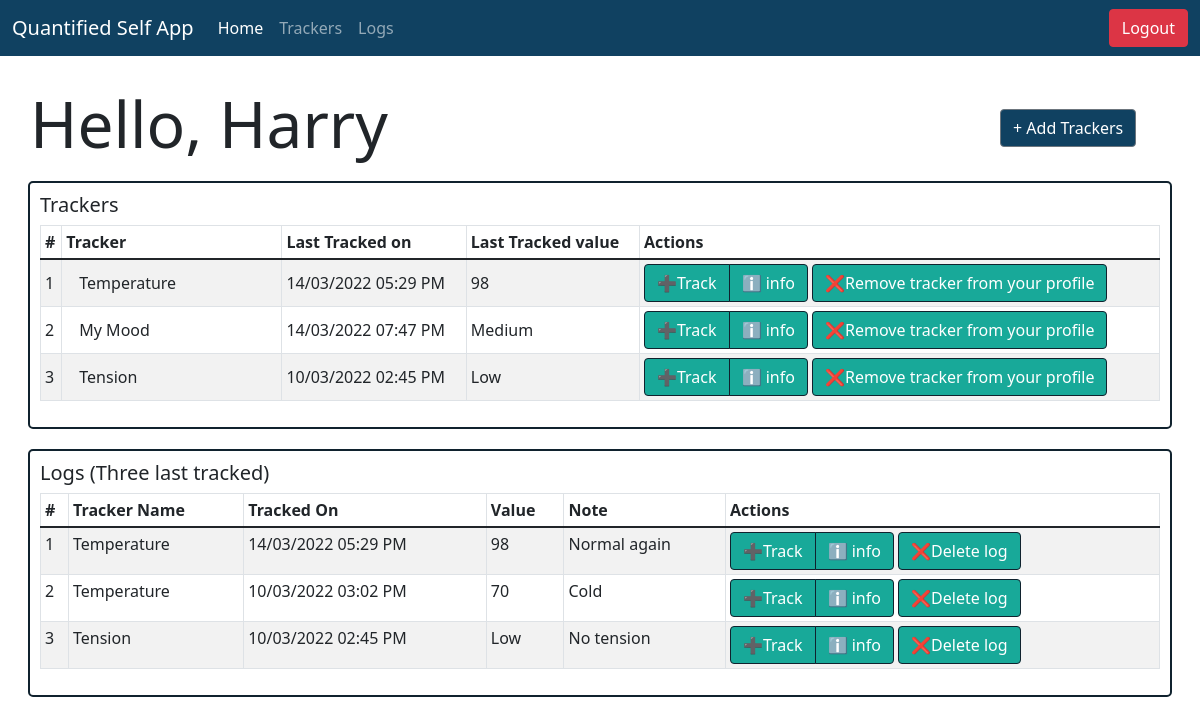
The app's page /user/Harry/home (signed in) with its own data.
### models.py (models this page shows, shortened)
class Users_Model(db.Model, UserMixin):
  __tablename__ = "Users"
  user_id = db.Column(db.Integer, autoincrement=True, primary_key=True)
  username = db.Column(db.String, nullable=False, unique=True)
  password = db.Column(db.String, nullable=False)
  trackers = db.relationship("Trackers_Model", secondary="Enrollments")

class Trackers_Model(db.Model):
  __tablename__ = "Trackers"
  tracker_id = db.Column(db.Integer, autoincrement=True, primary_key=True)
  tracker_name = db.Column(db.String, nullable=False, unique=True)
  tracker_type = db.Column(db.String, nullable=False)
  tracker_desc = db.Column(db.String)

class Logs_Model(db.Model):
  __tablename__ = "Logs"
  log_id = db.Column(db.Integer, autoincrement=True, primary_key=True)
  value = db.Column(db.String, nullable=False)
  note = db.Column(db.String)
  timestamp = db.Column(db.String, nullable=False)
  user_id = db.Column(db.Integer, db.ForeignKey("Users.user_id"), primary_key=True, nullable=False)
  tracker_id = db.Column(db.Integer, db.ForeignKey("Trackers.tracker_id"), primary_key=True, nullable=False)

### app/userviews.py (the view)
@app.route("/user/<username>/home")
@login_required
def user_home(username):
    user_id = current_user.user_id
    enrolls = Enrollments_Model.query.filter_by(user_id=user_id).all()
    trackers = []
    logs = {}
    for e in enrolls:
        log = Logs_Model.query.filter_by(user_id=user_id, tracker_id=e.tracker_id).order_by(Logs_Model.log_id.desc()).first()
        tracker = Trackers_Model.query.filter_by(tracker_id=e.tracker_id).one()
        trackers.append(tracker)
        if log:
            logs[e.tracker_id] = log.timestamp,log.value
        else:
            logs[e.tracker_id] = None
    condition = False
    if trackers:
        condition = True
    tracker = Trackers_Model()
    loge = Logs_Model.query.filter_by(user_id=user_id).order_by(Logs_Model.log_id.desc()).all()
    i = 1
    log = []
    while i <= 3:
        log.append(loge[i])
        i += 1
    return render_template("user_home.html", username=username, trackers=trackers, condition=condition, logs=logs, tracker=tracker, log=log )

### app/userviews.py (called while the page is built)
@login_manager.user_loader
def load_user(user_id):
    return Users_Model.query.get(user_id)

### templates/user_home.html (shortened to what this page needs)
<!DOCTYPE html>
<html lang="en">
<head>
  <link rel="stylesheet" href="/css/bootstrap.css" />
  <link rel="stylesheet" href="/css/bootstrap-grid.css" />
  <link rel="stylesheet" href="/css/styles.css">
</head>
<body>
  <nav class="navbar navbar-expand-lg navbar-dark" style="background-color: #104161;">
    <div class="container-fluid">
      <a class="navbar-brand" href="#">Quantified Self App</a>
      <div class="collapse navbar-collapse" id="navbarNavAltMarkup">
        <div class="navbar-nav">
          <a class="nav-link active" aria-current="page" href="/user/{{username}}/home">Home</a>
          <a class="nav-link" href="/user/{{username}}/trackers">Trackers</a>
          <a class="nav-link" href="/user/{{username}}/logs">Logs</a>
        </div>
      </div>
      <a class="btn btn-danger" role="button" href="/user/logout" >Logout</a>
    </div>
  </nav>
  <div class="container-fluid" style="padding: 30px;">
    <div class="row justify-content-between">
      <div class="col-10">
        <h1 class="display-3">Hello, {{username}}</h1>
      </div>
      <div class="col-sm align-self-center">
        <a href="/user/{{username}}/trackers" class="btn btn-outline-secondary" role="button" style="background-color: #104161; color: white;">
          + Add Trackers
        </a>
      </div>
    </div>
    <div class="row" style="padding: 10px;">
      <div class="col-md justify-content-center" id="my-col">
        {% if condition == True %}
        <h5>Trackers</h5>
        <div class="table-responsive">
          <table class="table table-sm table-bordered table-striped align-middle">
            <thead>
              <tr>
                <th scope="col">#</th>
                <th scope="col" style="min-width: 200px;">Tracker</th>
                <th scope="col">Last Tracked on</th>
                <th scope="col">Last Tracked value</th>
                <th scope="col">Actions</th>
              </tr>
            </thead>
            <tbody>
              {% for tracker in trackers %}
                <tr>
                  <td scope="row">{{loop.index}}</td>
                  <td>
                    <a href="tracker/{{tracker.tracker_id}}" class="btn" style="text-align: start;">{{tracker.tracker_name}}</a>
                  </td>
                  <td>{{logs[tracker.tracker_id][0]}}</td>
                  <td>{{logs[tracker.tracker_id][1]}}</td>
                  <td>
                    <div class="btn-group" role="group" aria-label="Basic example">
                      <a href="/user/{{username}}/logs/{{tracker.tracker_id}}/add" style="border: 0.5px solid #10222E; background-color: #18A999; color: white;" class="btn">➕Track</a>
                      <a href="tracker/{{tracker.tracker_id}}" class="btn" style="border: 0.5px solid #10222E; background-color: #18A999; border-collapse:collapse; color: white;">ℹ️ info</a>
                    </div>
                    <a href="/user/{{username}}/tracker/{{tracker.tracker_id}}/delete" style="border: 0.5px solid #10222E; background-color: #18A999; color: white;" class="btn">❌Remove tracker from your profile</a>
                    </td>
                </tr>
              {% endfor %}
            </tbody>
          </table>
        </div>
        {% else %}
        No Trackers Added
        {% endif %}
      </div>
    </div>
    <div class="row" style="padding: 10px;">
      <div class="col-md justify-content-center" id="my-col">
        <h5 style="text-align: left;">Logs (Three last tracked)</h5>
        <div class="table-responsive">
          <table class="table table-sm table-bordered table-striped">
            <thead>
              <tr>
                <th scope="col">#</th>
                <th scope="col">Tracker Name</th>
                <th scope="col">Tracked On</th>
                <th scope="col">Value</th>
                <th scope="col">Note</th>
                <th scope="col">Actions</th>
              </tr>
            </thead>
            <tbody>
              {% for l in log %}
              <tr>
                <td scope="row">{{loop.index}}</td>
                <td>{{tracker.query.filter_by(tracker_id=l.tracker_id).first().tracker_name}}</td>
                <td>{{l.timestamp}}</td>
                <td>{{l.value}}</td>
                <td>{{l.note}}</td>
                <td>
                  <div class="btn-group" role="group" aria-label="Basic example">
                    <a href="/user/{{username}}/logs/{{l.tracker_id}}/add" style="border: 0.5px solid #10222E; background-color: #18A999; color: white;" class="btn">➕Track</a>
                    <a href="tracker/{{l.tracker_id}}" class="btn" style="border: 0.5px solid #10222E; background-color: #18A999; border-collapse:collapse; color: white;">ℹ️ info</a>
                  </div>
                  <a href="/user/{{username}}/logs/{{l.log_id}}/delete" style="border: 0.5px solid #10222E; background-color: #18A999; color: white;" class="btn">❌Delete log</a>
                </td>
              </tr>
              {% endfor %}
            </tbody>
          </table>
        </div>
      </div>
    </div>
  </div>
</body>
</html>

### static/css/styles.css (style rules this page uses)
#my-col { border: 2px solid #10222E; border-radius: 5px; padding: 10px; }

### records on screen
Users_Model: username "Harry"
Trackers_Model: tracker_name "Temperature", query.filter_by "Temperature"
Logs_Model: timestamp "14/03/2022 05:29 PM", value "98", note "Normal again"
Trackers_Model: tracker_name "My Mood", tracker_id.timestamp "14/03/2022 07:47 PM"
Logs_Model: value "Medium"
Trackers_Model: tracker_name "Tension", query.filter_by "Tension"
Logs_Model: timestamp "10/03/2022 02:45 PM", value "Low", note "No tension"
Logs_Model: timestamp "10/03/2022 03:02 PM", value "70", note "Cold"
